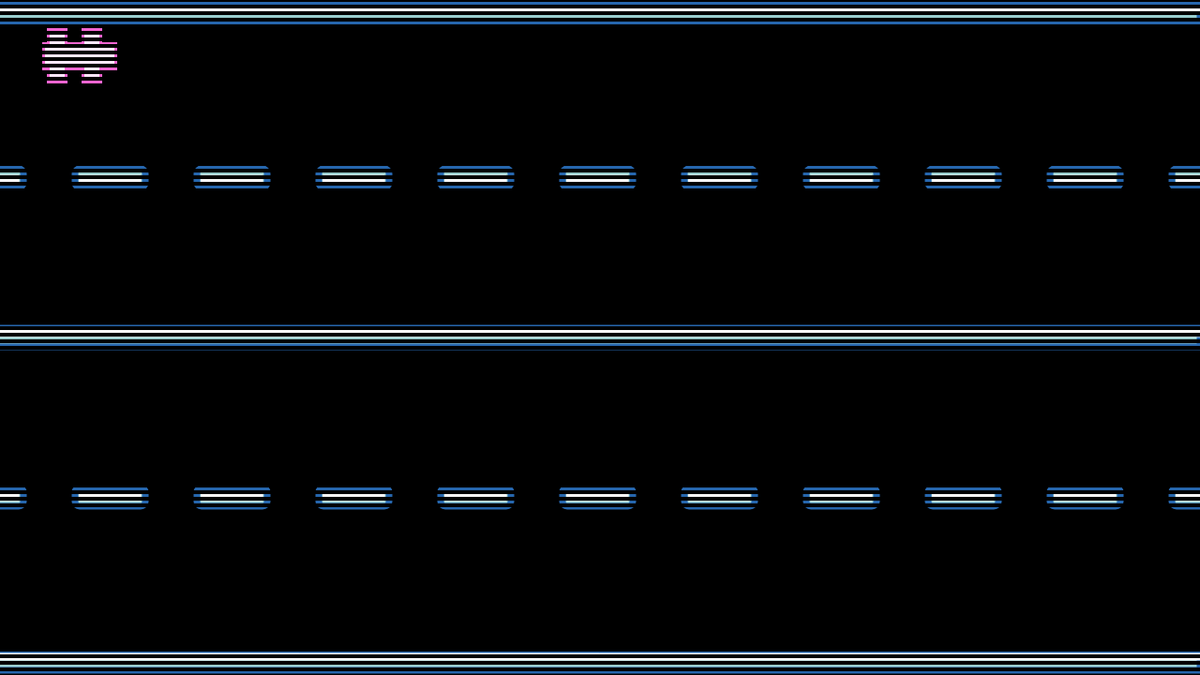
Frame 1 (no input)
Frame 60 (no input): identical to frame 1, image omitted
Frame 120 (the mouse pressed at the canvas centre since frame 60): identical to frame 1, image omitted

The p5.js sketch that drew this single still picture (run headless with seeded random() and noise() and a simulated clock; from frame 60 on, the mouse is pressed at the canvas centre):

// p5.js sketch
// ── sketch.js
let carX = 50
let carY = 50
let lap = ['LAP 1', 'LAP 2', 'LAP 3', 'LAP 4', 'LAP 5']

function setup() {
  createCanvas(1280, 720);
}

function draw() {
  background(0);
  text()
  for (let x = -50; x < width; x = x + 130){ // road markings
    stroke(38, 102, 173);
    fill(155, 207, 207);
    strokeWeight(7);
    rect(x, 180, 75, 20, 5);
    strokeWeight(1);
    stroke(250);
    fill(250)
    rect(x + 5, 187, 65, 7);
    stroke(38, 102, 173);
    fill(155, 207, 207);
    strokeWeight(7);
    rect(x, 520, 75, 20, 5);
    strokeWeight(1);
    stroke(250);
    fill(250)
    rect(x + 5, 527, 65, 7);
  }
   for (let a = 5; a < height; a = a + 345){
    stroke(38, 102, 173);
    fill(155, 207, 207);
    strokeWeight(7);
    rect(-10, a, 1290, 20);
    strokeWeight(1);
    stroke(250);
    fill(250)
    rect(-10, a + 2, 1290, 7);
  }
  car();

  for (let y = 0; y < height; y = y + 7){ //crt lines
    stroke(0);
    strokeWeight(4);
    line(0, y, 1280, y);
  }
 
}

function car(){
  fill(255, 232, 255);
  stroke(242, 101, 209);
  strokeWeight(10);
  rect(carX, carY, 70, 20);
  rect(carX + 5, carY - 15, 12, 12);
  rect(carX + 42, carY - 15, 12, 12);
  rect(carX + 5, carY + 25, 12, 12);
  rect(carX + 42, carY + 25, 12, 12);
  fill(255, 232, 255);
  stroke(255, 232, 255);
  strokeWeight(4);
  rect(carX, carY, 70, 20);
  rect(carX + 5, carY - 15, 12, 12);
  rect(carX + 42, carY - 15, 12, 12);
  rect(carX + 5, carY + 20, 12, 12);
  rect(carX + 42, carY + 20, 12, 12);
}
